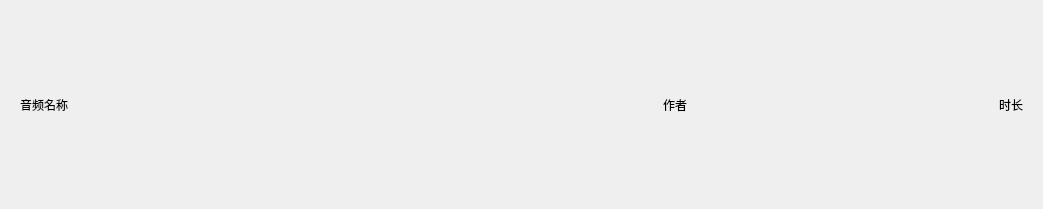
<?xml version="1.0" encoding="UTF-8"?>
<ui version="4.0">
 <class>MediaEntry</class>
 <widget class="QWidget" name="MediaEntry">
  <property name="windowModality">
   <enum>Qt::WindowModality::NonModal</enum>
  </property>
  <property name="geometry">
   <rect>
    <x>0</x>
    <y>0</y>
    <width>1043</width>
    <height>209</height>
   </rect>
  </property>
  <property name="sizePolicy">
   <sizepolicy hsizetype="Maximum" vsizetype="Fixed">
    <horstretch>0</horstretch>
    <verstretch>0</verstretch>
   </sizepolicy>
  </property>
  <property name="cursor">
   <cursorShape>ArrowCursor</cursorShape>
  </property>
  <property name="windowTitle">
   <string>Form</string>
  </property>
  <property name="autoFillBackground">
   <bool>false</bool>
  </property>
  <property name="styleSheet">
   <string notr="true">MediaEntry:hover {
	background-color: rgb(86, 86, 86);
}</string>
  </property>
  <layout class="QVBoxLayout" name="verticalLayout">
   <item>
    <widget class="QWidget" name="widget" native="true">
     <property name="cursor">
      <cursorShape>PointingHandCursor</cursorShape>
     </property>
     <layout class="QHBoxLayout" name="horizontalLayout_2">
      <item>
       <widget class="QLabel" name="label_mediaName">
        <property name="enabled">
         <bool>true</bool>
        </property>
        <property name="cursor">
         <cursorShape>ArrowCursor</cursorShape>
        </property>
        <property name="acceptDrops">
         <bool>true</bool>
        </property>
        <property name="text">
         <string>音频名称</string>
        </property>
       </widget>
      </item>
      <item>
       <widget class="QLabel" name="label_author">
        <property name="acceptDrops">
         <bool>true</bool>
        </property>
        <property name="text">
         <string>作者</string>
        </property>
        <property name="alignment">
         <set>Qt::AlignmentFlag::AlignRight|Qt::AlignmentFlag::AlignTrailing|Qt::AlignmentFlag::AlignVCenter</set>
        </property>
       </widget>
      </item>
      <item>
       <widget class="QLabel" name="label_time">
        <property name="acceptDrops">
         <bool>true</bool>
        </property>
        <property name="text">
         <string>时长</string>
        </property>
        <property name="alignment">
         <set>Qt::AlignmentFlag::AlignRight|Qt::AlignmentFlag::AlignTrailing|Qt::AlignmentFlag::AlignVCenter</set>
        </property>
       </widget>
      </item>
     </layout>
    </widget>
   </item>
  </layout>
 </widget>
 <resources/>
 <connections/>
</ui>
